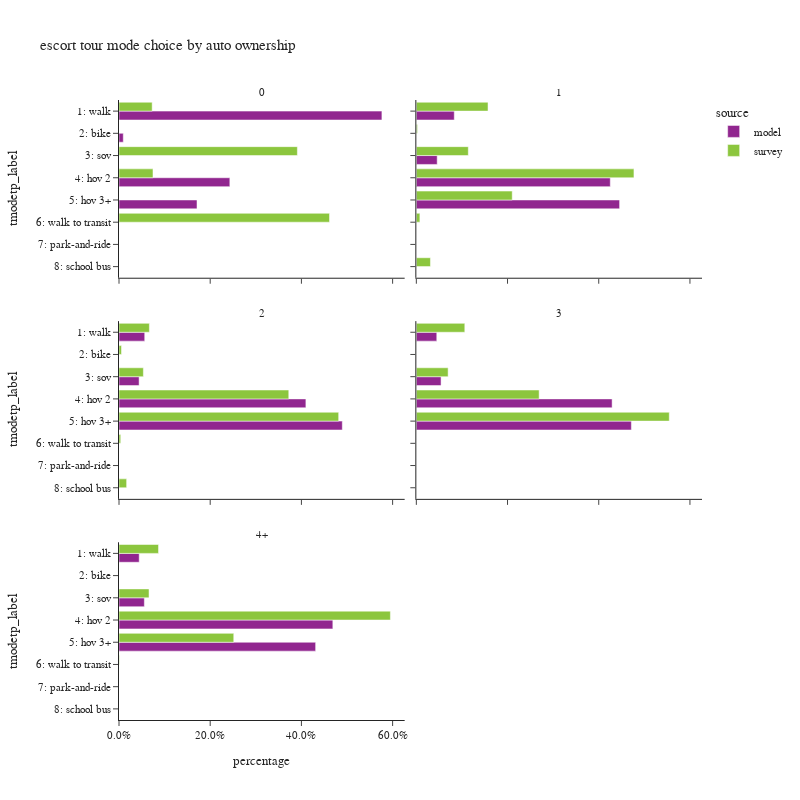

Notebook cell for this chart:
### Code cell
plot_mode_choice(es_tour.loc[es_tour['auto_ownership_4+']!="-1"],
                 "auto_ownership_4+",
                 {"auto_ownership_4+":["0","1","2","3","4+"],
                  "tmodetp_label":["1: walk","2: bike","3: sov","4: hov 2","5: hov 3+","6: walk to transit",
                                   "7: park-and-ride","8: school bus","9: other–survey only"]},
                 "auto ownership",2,800)

### Figure 1 — Plotly figure (JSON) as saved in the notebook; plotly's stock layout.template omitted (floating-point values rounded to 4 significant figures)
{"data": [{"alignmentgroup": "True", "customdata": [[1537], [25], [648], [456]], "hovertemplate": "source=model<br>auto_ownership_4+=0<br>percentage=%{x}<br>tmodetp_label=%{y}<br>sample count=%{customdata[0]}<extra></extra>", "legendgroup": "model", "marker": {"color": "#91268F", "pattern": {"shape": ""}}, "name": "model", "offsetgroup": "model", "orientation": "h", "showlegend": true, "textposition": "auto", "type": "bar", "x": [0.5765, 0.009377, 0.2431, 0.171], "xaxis": "x5", "y": ["1: walk", "2: bike", "4: hov 2", "5: hov 3+"], "yaxis": "y5"}, {"alignmentgroup": "True", "customdata": [[1010], [555], [5162], [5410]], "hovertemplate": "source=model<br>auto_ownership_4+=1<br>percentage=%{x}<br>tmodetp_label=%{y}<br>sample count=%{customdata[0]}<extra></extra>", "legendgroup": "model", "marker": {"color": "#91268F", "pattern": {"shape": ""}}, "name": "model", "offsetgroup": "model", "orientation": "h", "showlegend": false, "textposition": "auto", "type": "bar", "x": [0.08322, 0.04573, 0.4253, 0.4457], "xaxis": "x6", "y": ["1: walk", "3: sov", "4: hov 2", "5: hov 3+"], "yaxis": "y6"}, {"alignmentgroup": "True", "customdata": [[1801], [1], [1407], [13085], [15634]], "hovertemplate": "source=model<br>auto_ownership_4+=2<br>percentage=%{x}<br>tmodetp_label=%{y}<br>sample count=%{customdata[0]}<extra></extra>", "legendgroup": "model", "marker": {"color": "#91268F", "pattern": {"shape": ""}}, "name": "model", "offsetgroup": "model", "orientation": "h", "showlegend": false, "textposition": "auto", "type": "bar", "x": [0.05641, 3.132e-05, 0.04407, 0.4098, 0.4897], "xaxis": "x3", "y": ["1: walk", "2: bike", "3: sov", "4: hov 2", "5: hov 3+"], "yaxis": "y3"}, {"alignmentgroup": "True", "customdata": [[846], [1], [1023], [8099], [8896]], "hovertemplate": "source=model<br>auto_ownership_4+=3<br>percentage=%{x}<br>tmodetp_label=%{y}<br>sample count=%{customdata[0]}<extra></extra>", "legendgroup": "model", "marker": {"color": "#91268F", "pattern": {"shape": ""}}, "name": "model", "offsetgroup": "model", "orientation": "h", "showlegend": false, "textposition": "auto", "type": "bar", "x": [0.04484, 5.301e-05, 0.05423, 0.4293, 0.4716], "xaxis": "x4", "y": ["1: walk", "2: bike", "3: sov", "4: hov 2", "5: hov 3+"], "yaxis": "y4"}, {"alignmentgroup": "True", "customdata": [[439], [551], [4648], [4274]], "hovertemplate": "source=model<br>auto_ownership_4+=4+<br>percentage=%{x}<br>tmodetp_label=%{y}<br>sample count=%{customdata[0]}<extra></extra>", "legendgroup": "model", "marker": {"color": "#91268F", "pattern": {"shape": ""}}, "name": "model", "offsetgroup": "model", "orientation": "h", "showlegend": false, "textposition": "auto", "type": "bar", "x": [0.04429, 0.05559, 0.4689, 0.4312], "xaxis": "x", "y": ["1: walk", "3: sov", "4: hov 2", "5: hov 3+"], "yaxis": "y"}, {"alignmentgroup": "True", "customdata": [[5], [1], [1], [4]], "hovertemplate": "source=survey<br>auto_ownership_4+=0<br>percentage=%{x}<br>tmodetp_label=%{y}<br>sample count=%{customdata[0]}<extra></extra>", "legendgroup": "survey", "marker": {"color": "#8CC63E", "pattern": {"shape": ""}}, "name": "survey", "offsetgroup": "survey", "orientation": "h", "showlegend": true, "textposition": "auto", "type": "bar", "x": [0.07271, 0.3911, 0.07453, 0.4616], "xaxis": "x5", "y": ["1: walk", "3: sov", "4: hov 2", "6: walk to transit"], "yaxis": "y5"}, {"alignmentgroup": "True", "customdata": [[43], [6], [19], [99], [66], [6], [2]], "hovertemplate": "source=survey<br>auto_ownership_4+=1<br>percentage=%{x}<br>tmodetp_label=%{y}<br>sample count=%{customdata[0]}<extra></extra>", "legendgroup": "survey", "marker": {"color": "#8CC63E", "pattern": {"shape": ""}}, "name": "survey", "offsetgroup": "survey", "orientation": "h", "showlegend": false, "textposition": "auto", "type": "bar", "x": [0.1572, 0.002571, 0.114, 0.4772, 0.2103, 0.007816, 0.03094], "xaxis": "x6", "y": ["1: walk", "2: bike", "3: sov", "4: hov 2", "5: hov 3+", "6: walk to transit", "8: school bus"], "yaxis": "y6"}, {"alignmentgroup": "True", "customdata": [[34], [4], [20], [160], [164], [2], [4]], "hovertemplate": "source=survey<br>auto_ownership_4+=2<br>percentage=%{x}<br>tmodetp_label=%{y}<br>sample count=%{customdata[0]}<extra></extra>", "legendgroup": "survey", "marker": {"color": "#8CC63E", "pattern": {"shape": ""}}, "name": "survey", "offsetgroup": "survey", "orientation": "h", "showlegend": false, "textposition": "auto", "type": "bar", "x": [0.0666, 0.005436, 0.05344, 0.3723, 0.4817, 0.003744, 0.01676], "xaxis": "x3", "y": ["1: walk", "2: bike", "3: sov", "4: hov 2", "5: hov 3+", "6: walk to transit", "8: school bus"], "yaxis": "y3"}, {"alignmentgroup": "True", "customdata": [[4], [8], [33], [28]], "hovertemplate": "source=survey<br>auto_ownership_4+=3<br>percentage=%{x}<br>tmodetp_label=%{y}<br>sample count=%{customdata[0]}<extra></extra>", "legendgroup": "survey", "marker": {"color": "#8CC63E", "pattern": {"shape": ""}}, "name": "survey", "offsetgroup": "survey", "orientation": "h", "showlegend": false, "textposition": "auto", "type": "bar", "x": [0.1063, 0.06972, 0.2693, 0.5547], "xaxis": "x4", "y": ["1: walk", "3: sov", "4: hov 2", "5: hov 3+"], "yaxis": "y4"}, {"alignmentgroup": "True", "customdata": [[2], [2], [17], [8], [1]], "hovertemplate": "source=survey<br>auto_ownership_4+=4+<br>percentage=%{x}<br>tmodetp_label=%{y}<br>sample count=%{customdata[0]}<extra></extra>", "legendgroup": "survey", "marker": {"color": "#8CC63E", "pattern": {"shape": ""}}, "name": "survey", "offsetgroup": "survey", "orientation": "h", "showlegend": false, "textposition": "auto", "type": "bar", "x": [0.08667, 0.06584, 0.5951, 0.2516, 0.0007552], "xaxis": "x", "y": ["1: walk", "3: sov", "4: hov 2", "5: hov 3+", "6: walk to transit"], "yaxis": "y"}], "layout": {"annotations": [{"font": {}, "showarrow": false, "text": "4+", "x": 0.245, "xanchor": "center", "xref": "paper", "y": 0.2867, "yanchor": "bottom", "yref": "paper"}, {"font": {}, "showarrow": false, "text": "2", "x": 0.245, "xanchor": "center", "xref": "paper", "y": 0.6433, "yanchor": "bottom", "yref": "paper"}, {"font": {}, "showarrow": false, "text": "3", "x": 0.755, "xanchor": "center", "xref": "paper", "y": 0.6433, "yanchor": "bottom", "yref": "paper"}, {"font": {}, "showarrow": false, "text": "0", "x": 0.245, "xanchor": "center", "xref": "paper", "y": 1.0, "yanchor": "bottom", "yref": "paper"}, {"font": {}, "showarrow": false, "text": "1", "x": 0.755, "xanchor": "center", "xref": "paper", "y": 1.0, "yanchor": "bottom", "yref": "paper"}], "barmode": "group", "height": 800, "legend": {"title": {"text": "source"}, "tracegroupgap": 0}, "title": {"text": "escort tour mode choice by auto ownership"}, "width": 800, "xaxis": {"anchor": "y", "domain": [0.0, 0.49], "tickformat": ".1%", "title": {"text": "percentage"}}, "xaxis2": {"anchor": "y2", "domain": [0.51, 1.0], "matches": "x", "tickformat": ".1%", "title": {"text": "percentage"}}, "xaxis3": {"anchor": "y3", "domain": [0.0, 0.49], "matches": "x", "showticklabels": false, "tickformat": ".1%"}, "xaxis4": {"anchor": "y4", "domain": [0.51, 1.0], "matches": "x", "showticklabels": false, "tickformat": ".1%"}, "xaxis5": {"anchor": "y5", "domain": [0.0, 0.49], "matches": "x", "showticklabels": false, "tickformat": ".1%"}, "xaxis6": {"anchor": "y6", "domain": [0.51, 1.0], "matches": "x", "showticklabels": false, "tickformat": ".1%"}, "yaxis": {"anchor": "x", "categoryarray": ["9: other–survey only", "8: school bus", "7: park-and-ride", "6: walk to transit", "5: hov 3+", "4: hov 2", "3: sov", "2: bike", "1: walk"], "categoryorder": "array", "domain": [0.0, 0.2867], "title": {"text": "tmodetp_label"}}, "yaxis2": {"anchor": "x2", "domain": [0.0, 0.2867], "matches": "y", "showticklabels": false}, "yaxis3": {"anchor": "x3", "categoryarray": ["9: other–survey only", "8: school bus", "7: park-and-ride", "6: walk to transit", "5: hov 3+", "4: hov 2", "3: sov", "2: bike", "1: walk"], "categoryorder": "array", "domain": [0.3567, 0.6433], "matches": "y", "title": {"text": "tmodetp_label"}}, "yaxis4": {"anchor": "x4", "domain": [0.3567, 0.6433], "matches": "y", "showticklabels": false}, "yaxis5": {"anchor": "x5", "categoryarray": ["9: other–survey only", "8: school bus", "7: park-and-ride", "6: walk to transit", "5: hov 3+", "4: hov 2", "3: sov", "2: bike", "1: walk"], "categoryorder": "array", "domain": [0.7133, 1.0], "matches": "y", "title": {"text": "tmodetp_label"}}, "yaxis6": {"anchor": "x6", "domain": [0.7133, 1.0], "matches": "y", "showticklabels": false}}}
